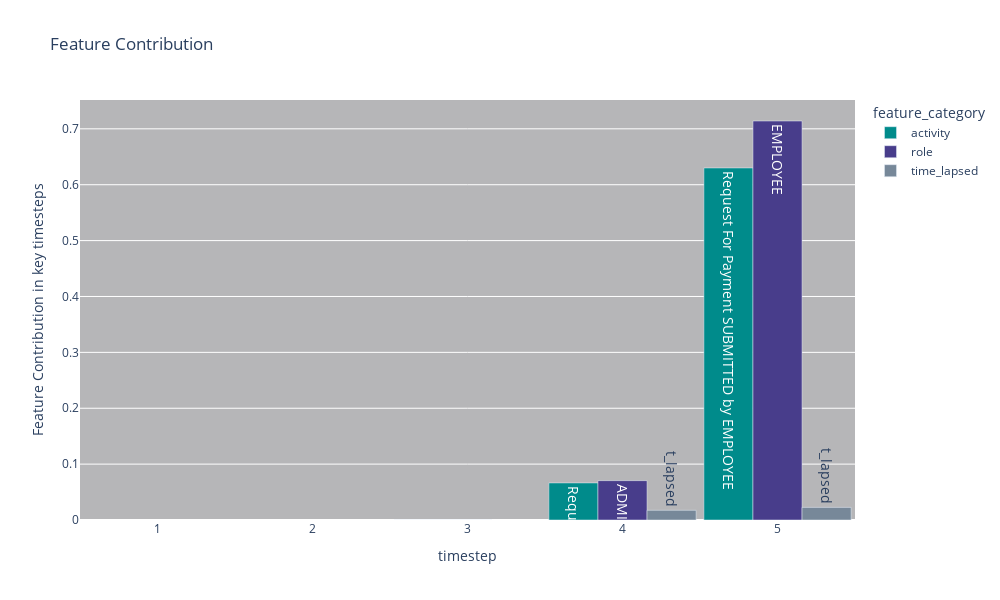

Write notebook code for a chart like this one.
### Code cell
shared_explain_local(shared_output_with_attention,x_test,y_test,index_ac, index_rl, index_ne, 3,53) #53 false, #1 true

### Figure 1 — Plotly figure (JSON) as saved in the notebook; plotly's stock layout.template omitted (floating-point values rounded to 4 significant figures)
{"data": [{"alignmentgroup": "True", "hovertemplate": "feature_category=activity<br>timestep=%{x}<br>Feature Contribution in key timesteps=%{y}<br>feature=%{text}<extra></extra>", "legendgroup": "activity", "marker": {"color": "darkcyan", "pattern": {"shape": ""}}, "name": "activity", "offsetgroup": "activity", "orientation": "v", "showlegend": true, "text": ["Request For Payment SUBMITTED by EMPLOYEE", "Request For Payment APPROVED by ADMINISTRATION", "none", "none", "none"], "textangle": 90, "textfont": {"size": 14}, "textposition": "auto", "type": "bar", "x": [5, 4, 3, 2, 1], "xaxis": "x", "y": [0.63, 0.06637, 1.448e-07, null, null], "yaxis": "y"}, {"alignmentgroup": "True", "hovertemplate": "feature_category=role<br>timestep=%{x}<br>Feature Contribution in key timesteps=%{y}<br>feature=%{text}<extra></extra>", "legendgroup": "role", "marker": {"color": "darkslateblue", "pattern": {"shape": ""}}, "name": "role", "offsetgroup": "role", "orientation": "v", "showlegend": true, "text": ["EMPLOYEE", "ADMINISTRATION", "none", "none", "none"], "textangle": 90, "textfont": {"size": 14}, "textposition": "auto", "type": "bar", "x": [5, 4, 3, 2, 1], "xaxis": "x", "y": [0.714, 0.07044, 1.399e-07, null, null], "yaxis": "y"}, {"alignmentgroup": "True", "hovertemplate": "feature_category=time_lapsed<br>timestep=%{x}<br>Feature Contribution in key timesteps=%{y}<br>feature=%{text}<extra></extra>", "legendgroup": "time_lapsed", "marker": {"color": "lightslategray", "pattern": {"shape": ""}}, "name": "time_lapsed", "offsetgroup": "time_lapsed", "orientation": "v", "showlegend": true, "text": ["t_lapsed", "t_lapsed", "t_lapsed", "t_lapsed", "t_lapsed"], "textangle": 90, "textfont": {"size": 14}, "textposition": "auto", "type": "bar", "x": [5, 4, 3, 2, 1], "xaxis": "x", "y": [0.02258, 0.0173, null, null, null], "yaxis": "y"}], "layout": {"bargap": 0.05, "barmode": "group", "height": 600, "legend": {"title": {"text": "feature_category"}, "tracegroupgap": 0}, "plot_bgcolor": "rgb(182,182,184)", "title": {"text": "Feature Contribution"}, "uniformtext": {"minsize": 14, "mode": "show"}, "width": 1000, "xaxis": {"anchor": "y", "domain": [0, 1], "title": {"text": "timestep"}}, "yaxis": {"anchor": "x", "domain": [0, 1], "title": {"text": "Feature Contribution in key timesteps"}}}}
